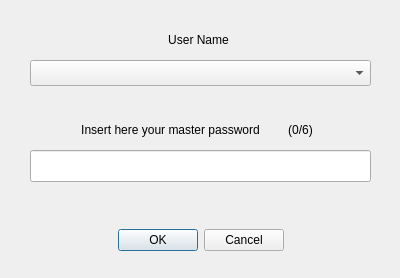
<?xml version="1.0" encoding="UTF-8"?>
<ui version="4.0">
 <class>DialogJoin</class>
 <widget class="QDialog" name="DialogJoin">
  <property name="geometry">
   <rect>
    <x>0</x>
    <y>0</y>
    <width>400</width>
    <height>278</height>
   </rect>
  </property>
  <property name="windowTitle">
   <string>Stronghold Login</string>
  </property>
  <property name="windowIcon">
   <iconset>
    <normaloff>../res/shield.png</normaloff>../res/shield.png</iconset>
  </property>
  <widget class="QDialogButtonBox" name="buttonBox">
   <property name="geometry">
    <rect>
     <x>0</x>
     <y>210</y>
     <width>401</width>
     <height>61</height>
    </rect>
   </property>
   <property name="orientation">
    <enum>Qt::Horizontal</enum>
   </property>
   <property name="standardButtons">
    <set>QDialogButtonBox::Cancel|QDialogButtonBox::Ok</set>
   </property>
   <property name="centerButtons">
    <bool>true</bool>
   </property>
  </widget>
  <widget class="QLineEdit" name="linePassword">
   <property name="geometry">
    <rect>
     <x>30</x>
     <y>150</y>
     <width>341</width>
     <height>32</height>
    </rect>
   </property>
   <property name="echoMode">
    <enum>QLineEdit::Password</enum>
   </property>
  </widget>
  <widget class="QLabel" name="label">
   <property name="geometry">
    <rect>
     <x>60</x>
     <y>120</y>
     <width>221</width>
     <height>20</height>
    </rect>
   </property>
   <property name="text">
    <string>Insert here your master password</string>
   </property>
   <property name="alignment">
    <set>Qt::AlignCenter</set>
   </property>
  </widget>
  <widget class="QLabel" name="label_2">
   <property name="geometry">
    <rect>
     <x>280</x>
     <y>120</y>
     <width>41</width>
     <height>20</height>
    </rect>
   </property>
   <property name="text">
    <string>(0/6)</string>
   </property>
   <property name="alignment">
    <set>Qt::AlignCenter</set>
   </property>
  </widget>
  <widget class="QComboBox" name="comboBox">
   <property name="geometry">
    <rect>
     <x>30</x>
     <y>60</y>
     <width>341</width>
     <height>26</height>
    </rect>
   </property>
  </widget>
  <widget class="QLabel" name="label_3">
   <property name="geometry">
    <rect>
     <x>118</x>
     <y>30</y>
     <width>161</width>
     <height>20</height>
    </rect>
   </property>
   <property name="text">
    <string>User Name</string>
   </property>
   <property name="alignment">
    <set>Qt::AlignCenter</set>
   </property>
  </widget>
 </widget>
 <resources/>
 <connections>
  <connection>
   <sender>buttonBox</sender>
   <signal>accepted()</signal>
   <receiver>DialogJoin</receiver>
   <slot>accept()</slot>
   <hints>
    <hint type="sourcelabel">
     <x>248</x>
     <y>254</y>
    </hint>
    <hint type="destinationlabel">
     <x>157</x>
     <y>274</y>
    </hint>
   </hints>
  </connection>
  <connection>
   <sender>buttonBox</sender>
   <signal>rejected()</signal>
   <receiver>DialogJoin</receiver>
   <slot>reject()</slot>
   <hints>
    <hint type="sourcelabel">
     <x>316</x>
     <y>260</y>
    </hint>
    <hint type="destinationlabel">
     <x>286</x>
     <y>274</y>
    </hint>
   </hints>
  </connection>
 </connections>
</ui>
